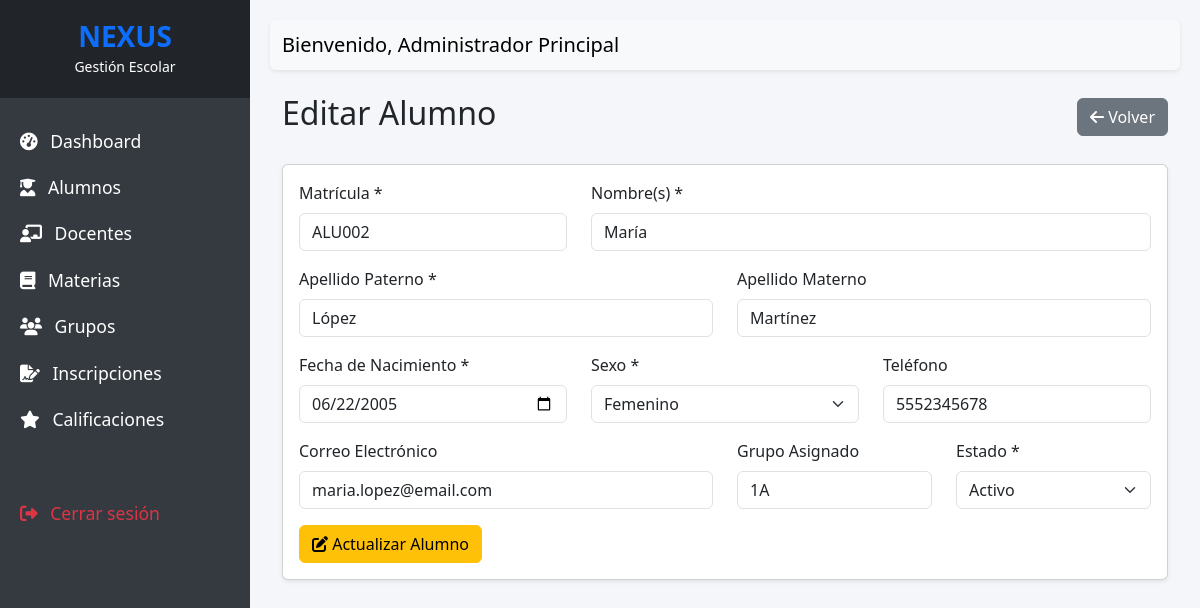
The app's page /app/alumnos/editar.php?id=2 (signed in) with its own data.
### tables this page shows
CREATE TABLE `alumnos` (
  `id` int(11) NOT NULL AUTO_INCREMENT,
  `matricula` varchar(20) NOT NULL,
  `nombre` varchar(50) NOT NULL,
  `apellido_paterno` varchar(50) NOT NULL,
  `apellido_materno` varchar(50) NOT NULL,
  `fecha_nacimiento` date NOT NULL,
  `sexo` varchar(20) NOT NULL,
  `correo` varchar(100) DEFAULT NULL,
  `telefono` varchar(20) DEFAULT NULL,
  `grupo_asignado` varchar(20) DEFAULT NULL,
  `estado` varchar(20) NOT NULL DEFAULT 'Activo',
  PRIMARY KEY (`id`),
  UNIQUE KEY `matricula` (`matricula`)
);

### app/alumnos/editar.php (the view, shortened to what this page needs)
<?php
require_once '../config/database.php';
require_once '../includes/header.php';
$id = $_GET['id'];
$stmt = $pdo->prepare("SELECT * FROM alumnos WHERE id = ?");
$stmt->execute([$id]);
$alumno = $stmt->fetch();
?>
<div class="container-fluid">
    <div class="d-flex justify-content-between align-items-center mb-4">
        <h2>Editar Alumno</h2>
        <a href="index.php" class="btn btn-secondary"><i class="fas fa-arrow-left"></i> Volver</a>
    </div>
    <div class="card shadow-sm">
        <div class="card-body">
            <form method="POST" action="">
                <div class="row">
                    <div class="col-md-4 mb-3">
                        <label class="form-label">Matrícula *</label>
                        <input type="text" name="matricula" class="form-control" value="<?php echo htmlspecialchars($alumno->matricula); ?>" required>
                    </div>
                    <div class="col-md-8 mb-3">
                        <label class="form-label">Nombre(s) *</label>
                        <input type="text" name="nombre" class="form-control" value="<?php echo htmlspecialchars($alumno->nombre); ?>" required>
                    </div>
                    <div class="col-md-6 mb-3">
                        <label class="form-label">Apellido Paterno *</label>
                        <input type="text" name="apellido_paterno" class="form-control" value="<?php echo htmlspecialchars($alumno->apellido_paterno); ?>" required>
                    </div>
                    <div class="col-md-6 mb-3">
                        <label class="form-label">Apellido Materno</label>
                        <input type="text" name="apellido_materno" class="form-control" value="<?php echo htmlspecialchars($alumno->apellido_materno); ?>">
                    </div>
                    <div class="col-md-4 mb-3">
                        <label class="form-label">Fecha de Nacimiento *</label>
                        <input type="date" name="fecha_nacimiento" class="form-control" value="<?php echo htmlspecialchars($alumno->fecha_nacimiento); ?>" required>
                    </div>
                    <div class="col-md-4 mb-3">
                        <label class="form-label">Sexo *</label>
                        <select name="sexo" class="form-select" required>
                            <option value="Femenino" <?php echo ($alumno->sexo == 'Femenino') ? 'selected' : ''; ?>>Femenino</option>
                        </select>
                    </div>
                    <div class="col-md-4 mb-3">
                        <label class="form-label">Teléfono</label>
                        <input type="text" name="telefono" class="form-control" value="<?php echo htmlspecialchars($alumno->telefono); ?>">
                    </div>
                    <div class="col-md-6 mb-3">
                        <label class="form-label">Correo Electrónico</label>
                        <input type="email" name="correo" class="form-control" value="<?php echo htmlspecialchars($alumno->correo); ?>">
                    </div>
                    <div class="col-md-3 mb-3">
                        <label class="form-label">Grupo Asignado</label>
                        <input type="text" name="grupo_asignado" class="form-control" value="<?php echo htmlspecialchars($alumno->grupo_asignado); ?>">
                    </div>
                    <div class="col-md-3 mb-3">
                        <label class="form-label">Estado *</label>
                        <select name="estado" class="form-select" required>
                            <option value="Activo" <?php echo ($alumno->estado == 'Activo') ? 'selected' : ''; ?>>Activo</option>
                        </select>
                    </div>
                </div>
                <button type="submit" class="btn btn-warning"><i class="fas fa-edit"></i> Actualizar Alumno</button>
            </form>
        </div>
    </div>
</div>
<?php require_once '../includes/footer.php'; ?>

### app/assets/css/style.css (style rules this page uses)
body { font-family: 'Segoe UI', Tahoma, Geneva, Verdana, sans-serif; background-color: #f4f6f9; }

### records on screen
alumnos: matricula "ALU002", nombre "María", apellido_paterno "López", apellido_materno "Martínez", fecha_nacimiento "06/22/2005", sexo "Femenino", telefono "5552345678", correo "maria.lopez@email.com", grupo_asignado "1A", estado "Activo"

### other values on screen
$_SESSION['usuario_nombre'] "Administrador Principal"
